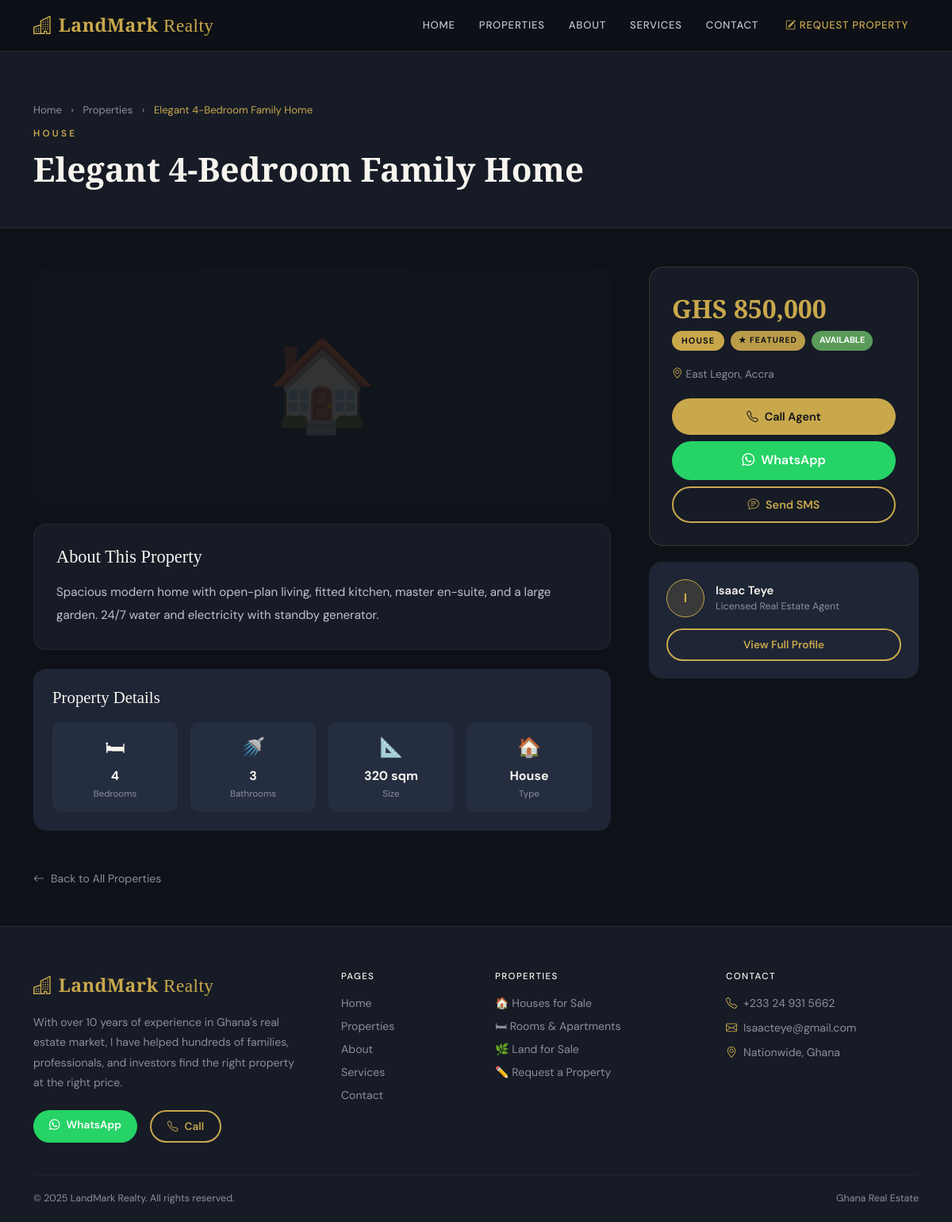
/property/1, run on an earlier commit of the app's database.
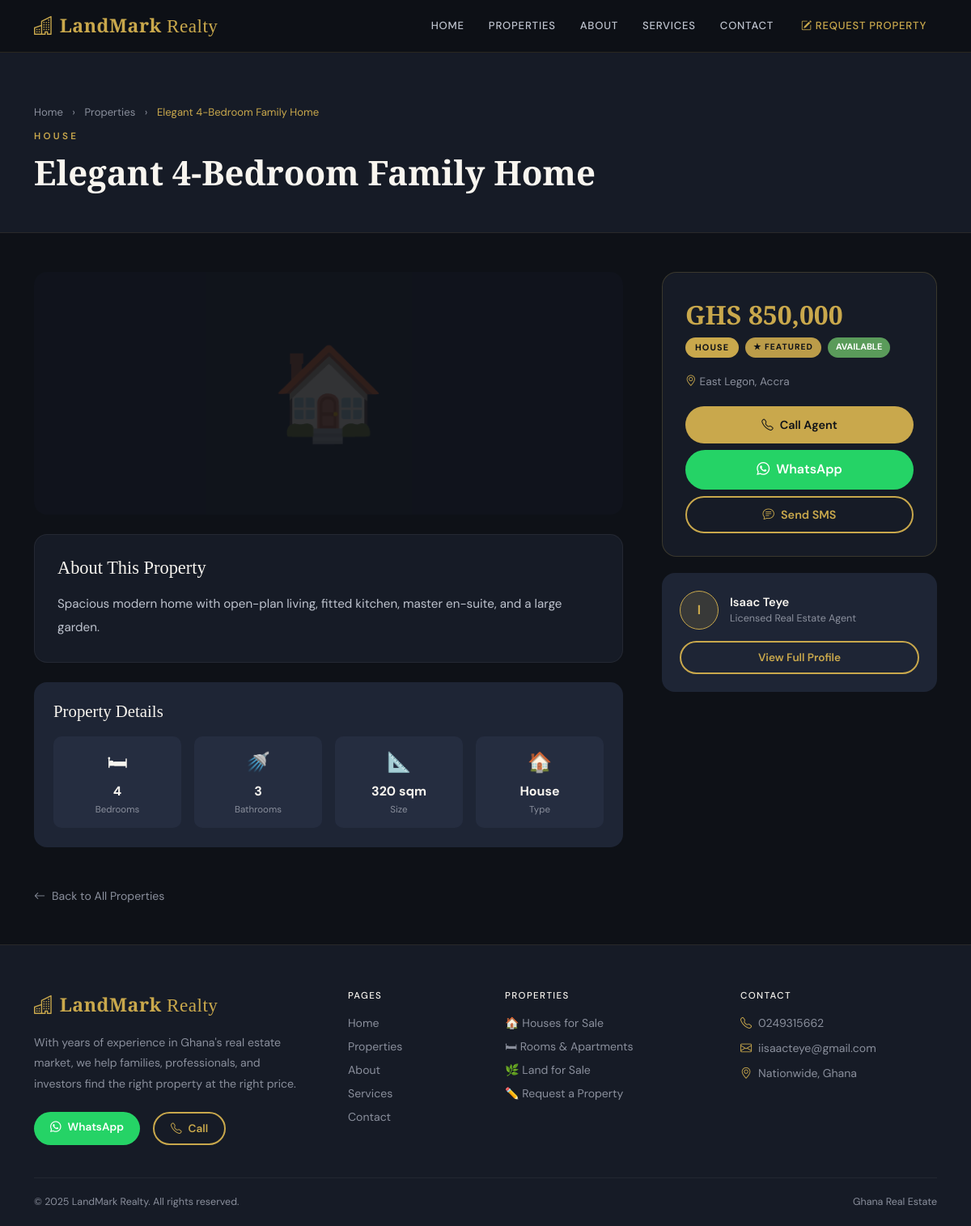
And on a later commit of the database.
### tables this page shows
CREATE TABLE listings (
            id          INTEGER PRIMARY KEY AUTOINCREMENT,
            type        TEXT NOT NULL DEFAULT 'house',
            title       TEXT NOT NULL,
            description TEXT,
            price       TEXT,
            location    TEXT,
            bedrooms    INTEGER,
            bathrooms   INTEGER,
            size        TEXT,
            land_use    TEXT,
            land_docs   TEXT,
            status      TEXT NOT NULL DEFAULT 'available',
            featured    INTEGER NOT NULL DEFAULT 0,
            created_at  TEXT NOT NULL DEFAULT (datetime('now'))
        );

CREATE TABLE settings (
            key   TEXT PRIMARY KEY,
            value TEXT
        );

### app.py (the view)
@app.route('/property/<int:id>')
def property_detail(id):
    row = get_db().execute("SELECT * FROM listings WHERE id=?", (id,)).fetchone()
    if not row: return redirect(url_for('properties'))
    return render_template('property_detail.html', listing=listing_to_dict(row), agent=get_agent())

### app.py (called while the page is built)
def get_db():
    if 'db' not in g:
        g.db = sqlite3.connect(DATABASE)
        g.db.row_factory = sqlite3.Row
        g.db.execute("PRAGMA journal_mode=WAL")
        g.db.execute("PRAGMA foreign_keys=ON")
    return g.db

def get_setting(key, default=''):
    row = get_db().execute("SELECT value FROM settings WHERE key=?", (key,)).fetchone()
    return row['value'] if row else default

def get_agent():
    return {
        'name':     get_setting('agent_name',    'Isaac Teye'),
        'phone':    get_setting('agent_phone',   '0249315662'),
        'email':    get_setting('agent_email',   'iisaacteye@gmail.com'),
        'wa':       get_setting('agent_wa',      '233249315662'),
        'bio':      get_setting('agent_bio',     ''),
        'business': get_setting('business_name', 'LandMark Realty'),
    }

def listing_to_dict(row):
    d = dict(row)
    imgs = get_db().execute(
        "SELECT filename FROM listing_images WHERE listing_id=? ORDER BY sort_order", (d['id'],)
    ).fetchall()
    d['images'] = [r['filename'] for r in imgs]
    return d

### templates/property_detail.html (shortened to what the changed rows need)
{% extends 'base.html' %}
{% block content %}
<div class="page-header">
  <div class="container">
    <nav style="color:var(--stone);font-size:0.82rem;margin-bottom:12px;">
      <a href="{{ url_for('index') }}" style="color:var(--stone);text-decoration:none;">Home</a>
      <span class="mx-2">›</span>
      <a href="{{ url_for('properties') }}" style="color:var(--stone);text-decoration:none;">Properties</a>
      <span class="mx-2">›</span>
      <span style="color:var(--gold);">{{ listing.title }}</span>
    </nav>
    <span class="eyebrow">{{ listing.type|capitalize }}</span>
    <h1 class="display-serif" style="font-size:clamp(1.8rem,3.5vw,2.8rem);">{{ listing.title }}</h1>
  </div>
</div>
<div class="container py-5">
  <div class="row g-5">
    <div class="col-lg-8">
      {% if listing.images %}
      <div class="gallery-main mb-3" id="g-main">
        <img id="g-img" src="{{ url_for('static', filename='uploads/' + listing.images[0]) }}" alt="{{ listing.title }}"/>
        {% if listing.images|length > 1 %}
        <button class="g-arrow g-prev" onclick="goPrev()" aria-label="Previous"><i class="bi bi-chevron-left"></i></button>
        <button class="g-arrow g-next" onclick="goNext()" aria-label="Next"><i class="bi bi-chevron-right"></i></button>
        <div class="g-counter" id="g-counter">1 / {{ listing.images|length }}</div>
        {% endif %}
      </div>
      {% if listing.images|length > 1 %}
      <div class="g-thumbs mb-4">
        {% for img in listing.images %}
        <div class="g-thumb {% if loop.first %}active{% endif %}" onclick="goTo({{ loop.index0 }})">
          <img src="{{ url_for('static', filename='uploads/' + img) }}" alt="Photo {{ loop.index }}"/>
        </div>
        {% endfor %}
      </div>
      {% endif %}
      {% else %}
      <div style="height:300px;background:var(--ink-700);border-radius:16px;display:flex;align-items:center;justify-content:center;font-size:7rem;opacity:0.15;margin-bottom:24px;">
        {{ {'house':'🏠','room':'🛏️','land':'🌿'}[listing.type] or '🏠' }}
      </div>
      {% endif %}
      <div style="background:var(--ink-800);border:1px solid rgba(255,255,255,0.06);border-radius:16px;padding:28px;margin-bottom:24px;">
        <h3 style="font-family:'Cormorant Garamond',serif;color:var(--cream);font-size:1.4rem;margin-bottom:16px;">About This Property</h3>
        <p style="color:var(--stone-light);line-height:1.9;font-size:0.95rem;margin:0;">{{ listing.description }}</p>
      </div>
      {% if listing.bedrooms or listing.bathrooms or listing.size %}
      <div style="background:var(--ink-700);border-radius:16px;padding:24px;">
        <h5 style="color:var(--cream);font-size:1rem;margin-bottom:18px;font-family:'Cormorant Garamond',serif;font-size:1.3rem;">Property Details</h5>
        <div class="row g-3">
          {% if listing.bedrooms  %}<div class="col-6 col-md-3"><div class="detail-box"><div class="detail-icon">🛏</div><div class="detail-val">{{ listing.bedrooms }}</div><div class="detail-lbl">Bedrooms</div></div></div>{% endif %}
          {% if listing.bathrooms %}<div class="col-6 col-md-3"><div class="detail-box"><div class="detail-icon">🚿</div><div class="detail-val">{{ listing.bathrooms }}</div><div class="detail-lbl">Bathrooms</div></div></div>{% endif %}
          {% if listing.size      %}<div class="col-6 col-md-3"><div class="detail-box"><div class="detail-icon">📐</div><div class="detail-val">{{ listing.size }}</div><div class="detail-lbl">Size</div></div></div>{% endif %}
          <div class="col-6 col-md-3"><div class="detail-box"><div class="detail-icon">{{ '🏠' if listing.type=='house' else ('🛏️' if listing.type=='room' else '🌿') }}</div><div class="detail-val">{{ listing.type|capitalize }}</div><div class="detail-lbl">Type</div></div></div>
        </div>
      </div>
      {% endif %}
    </div>
    <div class="col-lg-4">
      <div style="position:sticky;top:84px;">
        <div style="background:var(--ink-800);border:1px solid rgba(201,168,76,0.2);border-radius:18px;padding:28px;margin-bottom:20px;">
          <div style="font-family:'Cormorant Garamond',serif;color:var(--gold);font-size:2rem;font-weight:700;margin-bottom:4px;">{{ listing.price }}</div>
          <div style="display:flex;gap:8px;flex-wrap:wrap;margin-bottom:20px;">
            <span class="type-badge type-{{ listing.type }}" style="position:static;display:inline-block;">{{ listing.type|capitalize }}</span>
            {% if listing.featured %}<span class="featured-badge" style="position:static;display:inline-block;">★ Featured</span>{% endif %}
            <span style="background:{{ '#5A9B5A' if listing.status=='available' else '#555' }};color:#fff;padding:3px 10px;border-radius:100px;font-size:0.68rem;font-weight:700;text-transform:uppercase;">
              {{ 'Available' if listing.status=='available' else 'Let / Sold' }}
            </span>
          </div>
          <p style="color:var(--stone);font-size:0.85rem;margin-bottom:20px;"><i class="bi bi-geo-alt me-1" style="color:var(--gold);"></i>{{ listing.location }}</p>
          {% set wa_msg = "Hi, I'm interested in: " + listing.title + " (" + listing.price + ")" %}
          <div class="d-flex flex-column gap-2">
            <a href="tel:{{ agent.phone }}" class="btn-gold text-center w-100" style="padding:13px;">
            </a>
            <a href="https://wa.me/{{ agent.wa }}?text={{ wa_msg|urlencode }}" target="_blank" class="btn-wa text-center w-100" style="padding:13px;">
            </a>
            <a href="sms:{{ agent.phone }}&body={{ wa_msg|urlencode }}" class="btn-outline-gold text-center w-100" style="padding:11px;">
            </a>
          </div>
        </div>
      </div>
    </div>
  </div>
</div>
{% endblock %}

### templates/base.html (shortened to what this page needs)
<!DOCTYPE html>
<html lang="en">
<head>
  <link href="https://cdn.jsdelivr.net/npm/bootstrap@5.3.2/dist/css/bootstrap.min.css" rel="stylesheet"/>
  <link href="https://cdn.jsdelivr.net/npm/bootstrap-icons@1.11.3/font/bootstrap-icons.min.css" rel="stylesheet"/>
  <link rel="stylesheet" href="{{ url_for('static', filename='css/style.css') }}"/>
</head>
<body>
<nav class="site-nav">
  <div class="container">
    <div class="d-flex align-items-center justify-content-between">
      <a href="{{ url_for('index') }}" class="nav-brand">
        <i class="bi bi-buildings me-2"></i>LandMark<span style="font-weight:400"> Realty</span>
      </a>
      <div class="d-none d-lg-flex align-items-center gap-1">
        <a href="{{ url_for('index') }}"      class="nav-link-item {% if request.endpoint=='index' %}active{% endif %}">Home</a>
        <a href="{{ url_for('properties') }}" class="nav-link-item {% if request.endpoint=='properties' %}active{% endif %}">Properties</a>
        <a href="{{ url_for('about') }}"      class="nav-link-item {% if request.endpoint=='about' %}active{% endif %}">About</a>
        <a href="{{ url_for('services') }}"   class="nav-link-item {% if request.endpoint=='services' %}active{% endif %}">Services</a>
        <a href="{{ url_for('contact') }}"    class="nav-link-item {% if request.endpoint=='contact' %}active{% endif %}">Contact</a>
        <a href="{{ url_for('property_request') }}" class="nav-link-item ms-1" style="color:var(--gold)!important;">
          <i class="bi bi-pencil-square me-1"></i>Request Property
        </a>
      </div>
    </div>
  </div>
</nav>
{% block content %}{% endblock %}
<footer class="site-footer">
  <div class="container">
    <div class="row g-5 mb-2">
      <div class="col-lg-4">
        <a href="{{ url_for('index') }}" class="nav-brand d-block mb-3" style="text-decoration:none;">
          <i class="bi bi-buildings me-2"></i>LandMark<span style="font-weight:400"> Realty</span>
        </a>
        <p style="color:var(--stone);font-size:0.88rem;line-height:1.8;margin-bottom:22px;">{{ agent.bio }}</p>
        <div class="d-flex gap-3 flex-wrap">
          <a href="https://wa.me/{{ agent.wa }}" target="_blank" class="btn-wa" style="padding:9px 20px;font-size:0.85rem;">
            <i class="bi bi-whatsapp me-2"></i>WhatsApp
          </a>
          <a href="tel:{{ agent.phone }}" class="btn-outline-gold" style="padding:9px 20px;font-size:0.85rem;">
            <i class="bi bi-telephone me-2"></i>Call
          </a>
        </div>
      </div>
      <div class="col-6 col-lg-2">
        <h6 class="footer-heading">Pages</h6>
        <a href="{{ url_for('index') }}"      class="footer-link">Home</a>
        <a href="{{ url_for('properties') }}" class="footer-link">Properties</a>
        <a href="{{ url_for('about') }}"      class="footer-link">About</a>
        <a href="{{ url_for('services') }}"   class="footer-link">Services</a>
        <a href="{{ url_for('contact') }}"    class="footer-link">Contact</a>
      </div>
      <div class="col-6 col-lg-3">
        <h6 class="footer-heading">Properties</h6>
        <a href="{{ url_for('properties') }}?type=house" class="footer-link">🏠 Houses for Sale</a>
        <a href="{{ url_for('properties') }}?type=room"  class="footer-link">🛏 Rooms &amp; Apartments</a>
        <a href="{{ url_for('properties') }}?type=land"  class="footer-link">🌿 Land for Sale</a>
        <a href="{{ url_for('property_request') }}"      class="footer-link">✏️ Request a Property</a>
      </div>
      <div class="col-lg-3">
        <h6 class="footer-heading">Contact</h6>
        <div class="footer-contact-item"><i class="bi bi-telephone" style="color:var(--gold);"></i>{{ agent.phone }}</div>
        <div class="footer-contact-item"><i class="bi bi-envelope"  style="color:var(--gold);"></i>{{ agent.email }}</div>
        <div class="footer-contact-item"><i class="bi bi-geo-alt"   style="color:var(--gold);"></i>Nationwide, Ghana</div>
      </div>
    </div>
    <div class="footer-bottom">
      <span>© {{ 2025 }} {{ agent.business }}. All rights reserved.</span>
      <span>Ghana Real Estate</span>
    </div>
  </div>
</footer>
</body>
</html>

What changed in the data, as far as the page shows it:
changed listings "Elegant 4-Bedroom Family Home": description "Spacious modern home with open-plan living, fitted kitchen, master en-suite, and a large garden. 24/7 water and electricity with standby generator." → "Spacious modern home with open-plan living, fitted kitchen, master en-suite, and a large garden."
changed settings: bio "With over 10 years of experience in Ghana's real estate market, I have helped hundreds of families, professionals, and investors…" → "With years of experience in Ghana's real estate market, we help families, professionals, and investors find the right property at the right price."
changed settings (number 3 of 5 on the later page): phone "+233 24 931 5662" → "0249315662"
changed settings: email "Isaacteye@gmail.com" → "iisaacteye@gmail.com"
added settings: business "LandMark Realty"
Also different on the page:
{{ agent.business }}: "LandMark Realty" → (not shown)
